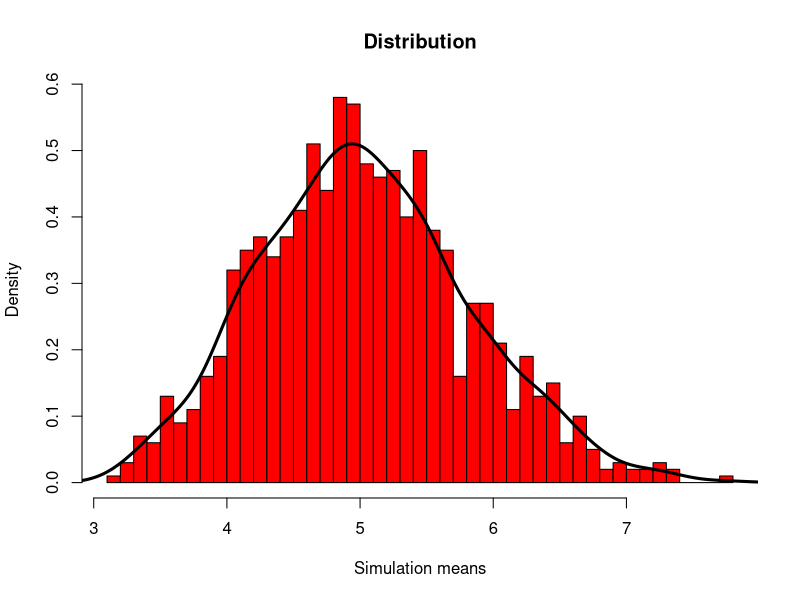

Source code (R):
## ---- chunk 1
# Basic settings
knitr::opts_chunk$set(echo = TRUE,tidy.opts=list(width.cutoff=60),tidy=TRUE)
set.seed(1983)
# Main variables
Lambda = 0.2
Simulation <- NULL
for (i in 1 : 1000) Simulation = c(Simulation, mean(rexp(40,Lambda)))
## ---- chunk 2
TheoreticalMean <- 1/Lambda
SampleMean <- mean(Simulation)
paste("Theoretical mean is",round(TheoreticalMean,3),"sample mean is",round(SampleMean, 3))
## ---- chunk 3
TheoreticalVariance <- ((1/Lambda)/sqrt(40))^2
SampleVariance <- var(Simulation)
paste("Theoretical variance is",TheoreticalVariance,"sample variance is",round(SampleVariance, 3))
## ---- chunk 4
hist(Simulation, probability = TRUE,breaks = 40, col="red", main="Distribution", xlab="Simulation means")
lines(density(Simulation), lwd=3, col="black")
